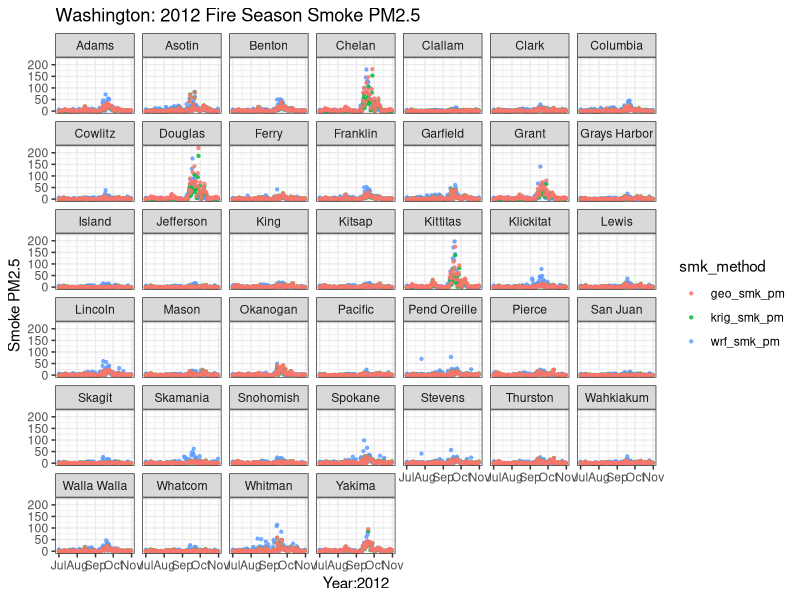
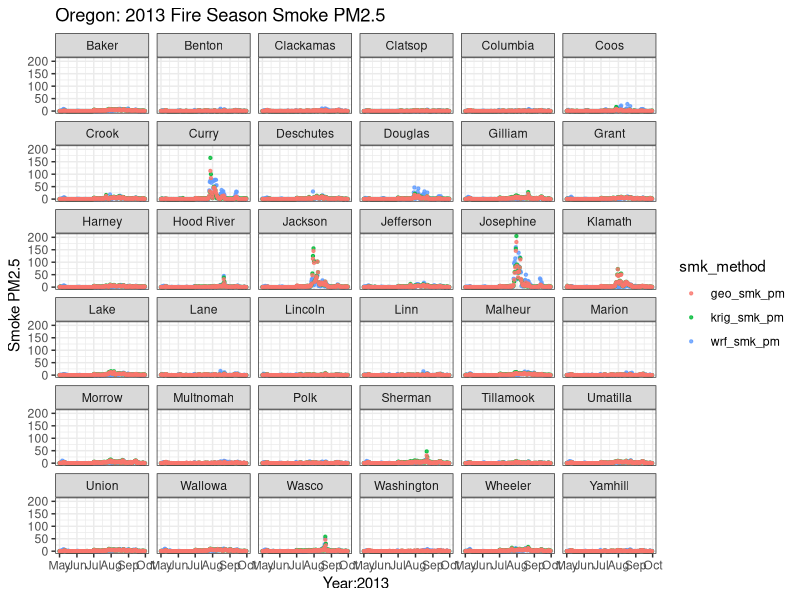
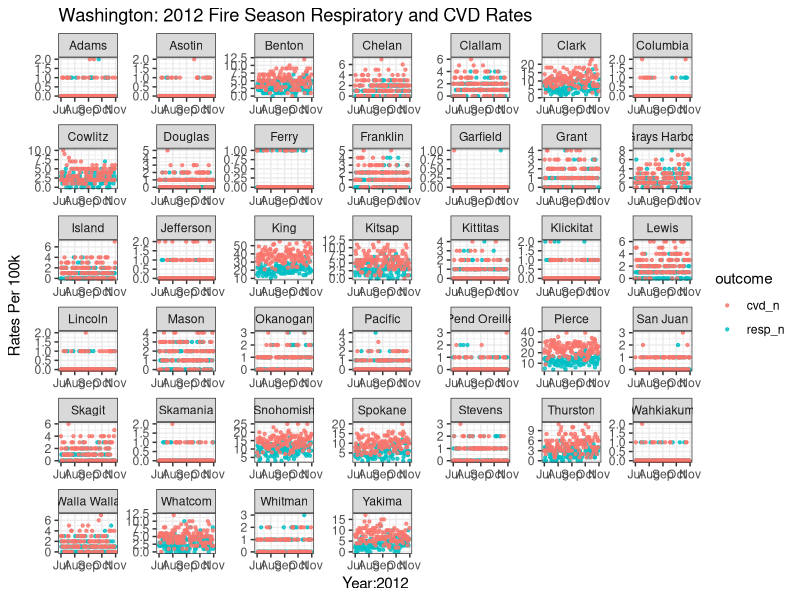
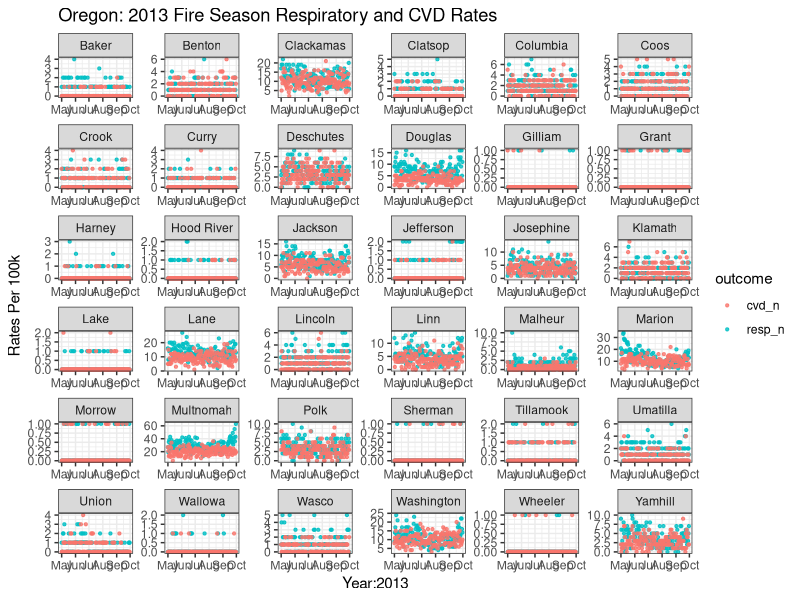
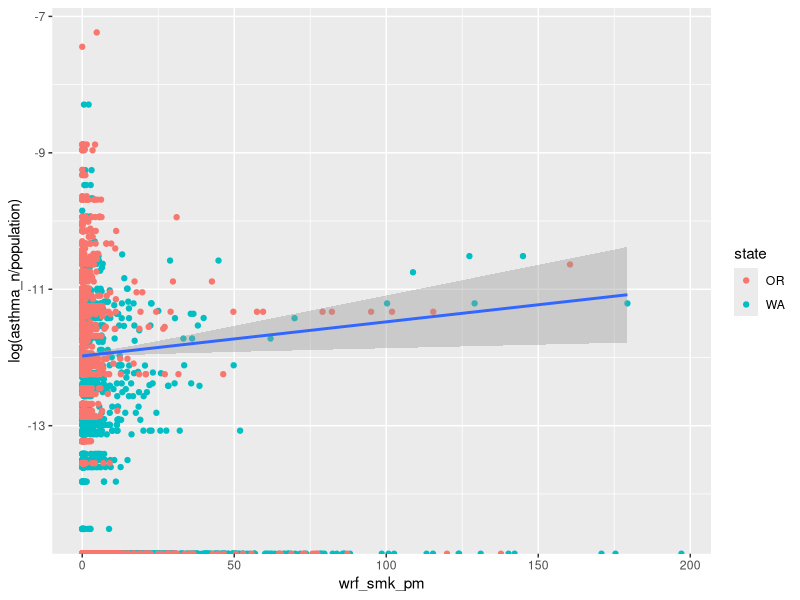

These figures' R source, in order:
## ---- chunk 1
library(tidyverse)
library(lme4)
## ---- chunk 2
meta_ts <- read_csv("./data/meta_timeseries.csv")
summary(meta_ts)
## ---- chunk 3
# washington
wa_ts <- meta_ts %>% filter(state == "WA")
# oregon
or_ts <- meta_ts %>% filter(state == "OR")

# count of state outcome timeseries
state_outcome_count <- meta_ts %>% group_by(state, date) %>% 
  # remove columns I don't want to calculate
  select(-fips, -county) %>% 
  # add up outcomes in each county
  summarise_each(funs(sum), n_obs:broken_arm_n)

# average of environmental measures, joined with outcomes
state_ts <- meta_ts %>% group_by(state, date) %>% 
  select(-fips, -county) %>% 
  summarise_each(funs(mean, median, min, max), wrf_pm:wrf_temp) %>% 
  full_join(state_outcome_count, by = c("state", "date"))

#summary(state_ts)

## ---- chunk 4

# small multiples dataset
wa_smk <- wa_ts %>% 
  select(county, date, wrf_smk_pm, krig_smk_pm, geo_smk_pm) %>% 
  gather(key = smk_method, value = pm, -date, - county)
  
  
wa_smk_plot <- ggplot(wa_smk, aes(x = date, y = pm)) +
  geom_point(aes(colour = smk_method), alpha = 0.8, size = 0.8) +
  ggtitle("Washington: 2012 Fire Season Smoke PM2.5") +
  facet_wrap(~county) +
  ylab("Smoke PM2.5") +
  xlab("Year:2012") +
  theme_bw()

wa_smk_plot

## ---- chunk 5

# small multiples dataset
or_smk <- or_ts %>% 
  select(county, date, wrf_smk_pm, krig_smk_pm, geo_smk_pm) %>% 
  gather(key = smk_method, value = pm, -date, - county)
  
  
or_smk_plot <- ggplot(or_smk, aes(x = date, y = pm)) +
  geom_point(aes(colour = smk_method), alpha = 0.8, size = 0.8) +
  facet_wrap(~county) +
  ggtitle("Oregon: 2013 Fire Season Smoke PM2.5") +
  ylab("Smoke PM2.5") +
  xlab("Year:2013") +
  theme_bw()

or_smk_plot

## ---- chunk 6
glimpse(wa_ts)
# small multiples dataset
wa_health <- wa_ts %>% 
  select(county, date, population, n_obs:broken_arm_n) %>% 
  gather(key = outcome, value = events, -date, -county, -population) %>% 
  mutate(rate_per_100k = (events/population)*100000) %>% 
  filter(outcome == "resp_n" | outcome == "cvd_n")

#glimpse(wa_health)

# plot of rates
count_plot <- ggplot(wa_health, aes(x=date, y=events)) +
  geom_point(aes(colour = outcome), alpha = 0.8, size = 0.8) +
  facet_wrap(~county, scales = "free") +
  ggtitle("Washington: 2012 Fire Season Respiratory and CVD Rates") +
  ylab("Rates Per 100k") +
  xlab("Year:2012") +
  theme_bw()

count_plot
## ---- chunk 7
# small multiples dataset
or_health <- or_ts %>% 
  select(county, date, population, n_obs:broken_arm_n) %>% 
  gather(key = outcome, value = events, -date, -county, -population) %>% 
  mutate(rate_per_100k = (events/population)*100000) %>% 
  filter(outcome == "resp_n" | outcome == "cvd_n")

# plot of rates
count_plot <- ggplot(or_health, aes(x=date, y=events)) +
  geom_point(aes(colour = outcome), alpha = 0.8, size = 0.8) +
  facet_wrap(~county, scales = "free") +
  ggtitle("Oregon: 2013 Fire Season Respiratory and CVD Rates") +
  ylab("Rates Per 100k") +
  xlab("Year:2013") +
  theme_bw()

count_plot

## ---- chunk 8
ggplot(meta_ts, aes(x = wrf_smk_pm, y = log(asthma_n/population))) +
  geom_point(aes(colour = state)) +
  geom_smooth(method="glm", formula = y~x)

## ---- chunk 9
glimpse(meta_ts)

quasipois_mod <- glmer(asthma_n ~ geo_wt_pm + wrf_temp + 
                     (1|county) + (1 | state) +
                     offset(log(population)), 
                     meta_ts, family="poisson")

summary(quasipois_mod)
